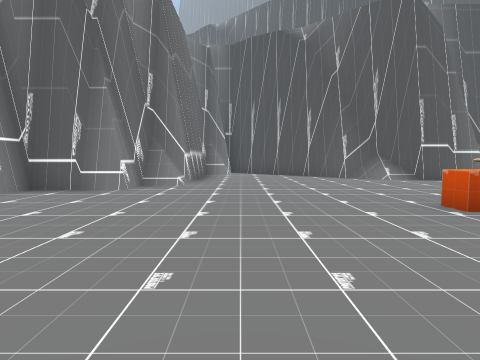
[1] (above)

16 first-person views from a walk through a scene from a Unity 3-D project. The camera is 1.3 m above the floor, tilts 4° down and sees 75° across. The floor is counted in squares, 2 m on a side. Each view is taken from the middle of a square. On the plan, view 1 faces up. The plan holds only what a view shows up to about 10 squares ahead; the rest is blank. The place goes on beyond the plan. The player is left out.

[2]
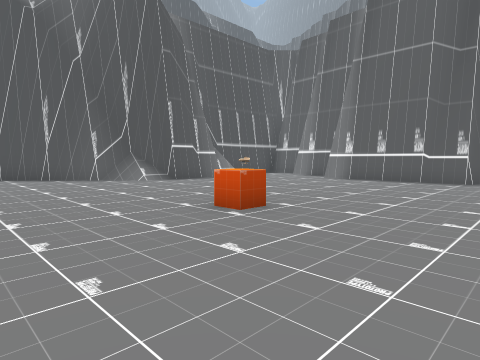

[3]
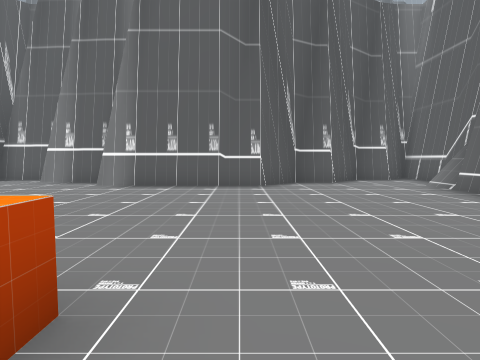

[4]
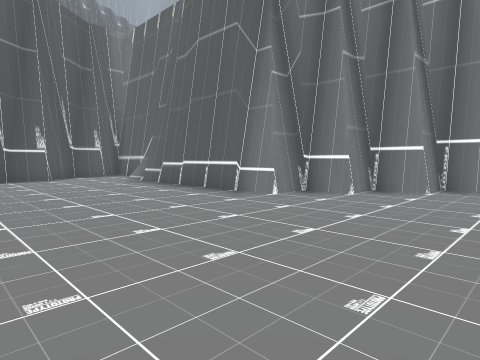

[5]
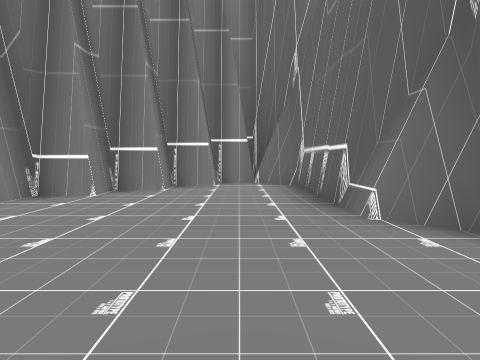

[6]
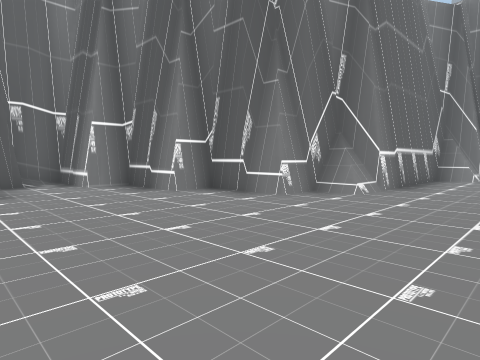

[7]
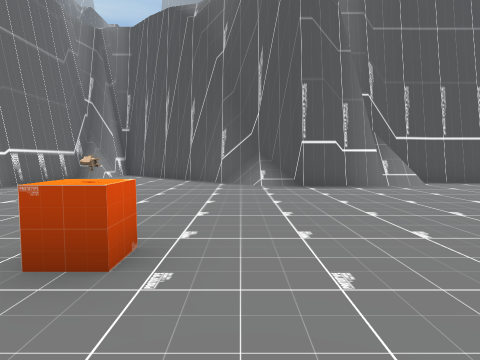

[8]
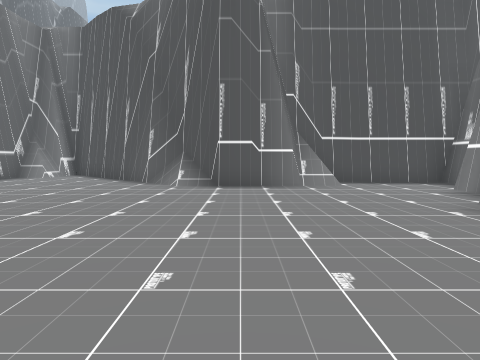

[9]
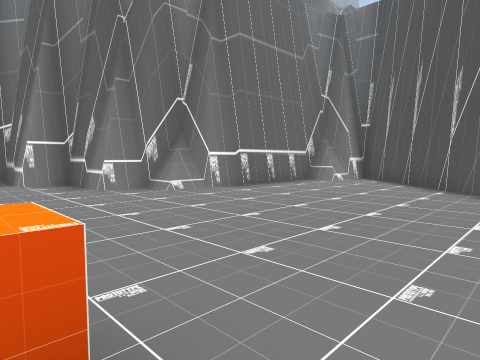

[10]
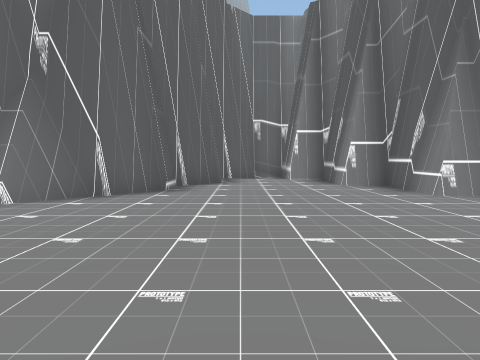

[11]
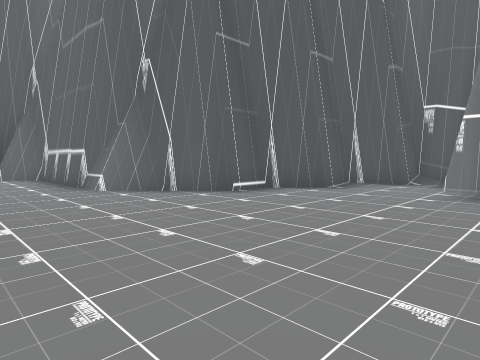

[12]
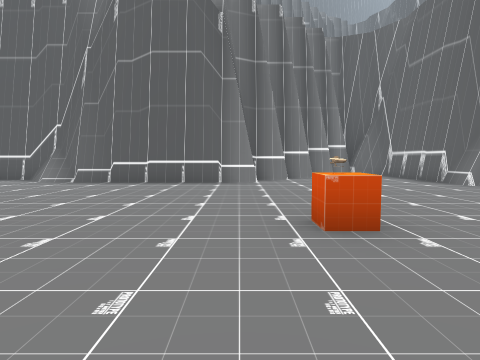

[13]
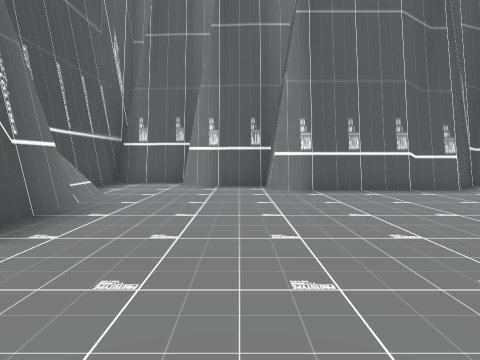

[14]
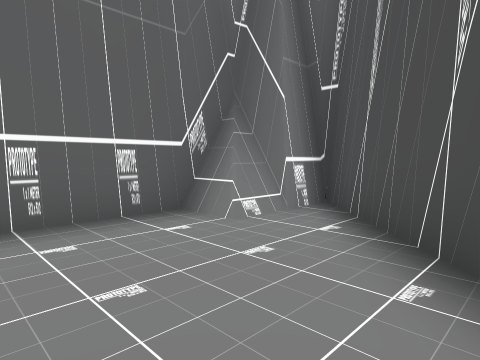

[15]
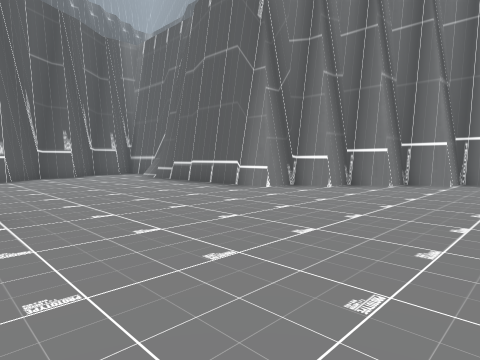

[16]
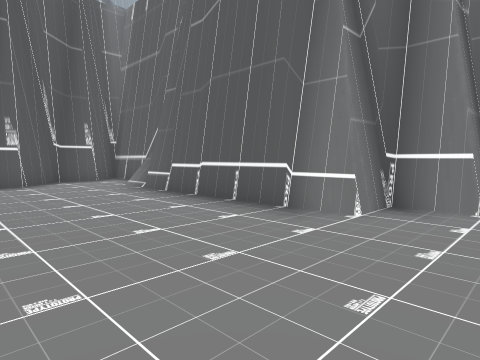

### Floor plan
Points are (right, up) in squares from view 1. A wall is a line through its corners. A room is listed if a view was taken in it or the views show most of it. See-through windows are left out.
Room 1 (views 1, 2, 3, 4, 5, 6, 7, 8, 9, 10, 11, 12, 13, 14, 15, 16)
walls: (4.5, 9.5) (-0.5, 14.4) (-0.5, 12.8); (-1.6, 7.6) (-2.5, 7.6); (-1.9, 7.8) (-2.3, 7.8); (-1.5, -0.4) (-1.5, -4.4) (-0.5, -5.4) (0.7, -5.4) (0.7, -4.4) (1.7, -4.4) (1.7, -3.5) (2.6, -3.5) (2.6, -2.5) (3.6, -2.5) (3.6, -1.5) (9.3, -1.5); (-1.4, 8.5) (-1.9, 8.4) (-1.9, 8) (-2.3, 8) (-2.4, 7.4); (-1.6, 8.4) (-1.6, 7.8); (-2.4, 0.6) (-2.3, 0.1) (-1.7, -0.4); (4.6, 10.3) (4.2, 10.6); (-2.5, 8) (-2.5, 6.5) (-4.4, 6.5) (-4.4, 5.5) (-6.3, 5.5) (-6.3, 4.5) (-8.3, 4.5) (-8.3, 3.4) (-7.2, 3.4) (-6.3, 2.4) (-5.3, 2.4) (-4.3, 1.4) (-3.3, 1.4) (-1.6, -0.3) (-1.6, -1.2) (-1.5, -1.4); (2.9, 11.2) (2.4, 11.5); (8.2, 9.4) (5.5, 9.4) (4.5, 10.3) (3.5, 10.5); (8.1, 9.7) (7.4, 9.7); (8, 9.8) (7.5, 9.8) (7.3, 9.3); (8.3, -1.6) (9.1, -2.1) (9.5, -2.1) (9.8, -2.4); (8.8, -1.9) (9.6, -1.9); (9.5, -2.4) (10.4, -2.5); (-0.7, 12.5) (-1.5, 12.5); (11.4, 8.4) (11.4, 10.2); (10.2, -2.5) (12.1, -2.5); (-1.5, 12.8) (-1.5, 7.6); (-0.5, -5.3) (-0.5, -6.1); (-0.5, 13.4) (-0.7, 13.3) (-0.7, 12.8) (-1.3, 12.8) (-1.5, 12.4); (12.1, -2.1) (11.4, -1.4) (11.4, -0.4) (10.5, 0.5) (10.5, 1.5) (9.5, 2.4) (9.5, 6.3) (10.5, 6.3) (10.5, 8.4); (12.1, 10.4) (8.2, 10.4)
low walls: (4.3, 9.9) (3.8, 10.4); (8.6, -1.7) (9.4, -1.7); (9.6, -1.9) (10.2, -2.5)
objects: other object (3, 4)

Where each view was taken, in squares from view 1:
view 1: 0 up, 0 right, facing up
view 2: 1 up, 0 right, facing up-right
view 3: 3 up, 2 right, facing right
view 4: 3 up, 0 right, facing down-right
view 5: 3 up, 0 right, facing down
view 6: 2 up, 1 right, facing up-left
view 7: 2 up, 4 right, facing up
view 8: 2 up, 6 right, facing up
view 9: 4 up, 4 right, facing up-left
view 10: 3 up, 3 right, facing left
view 11: 6 up, 1 right, facing down-left
view 12: 7 up, 4 right, facing down
view 13: 7 up, 3 right, facing right
view 14: 10 up, 2 right, facing up-left
view 15: 4 up, 1 left, facing down-right
view 16: 2 up, 2 right, facing down-right
